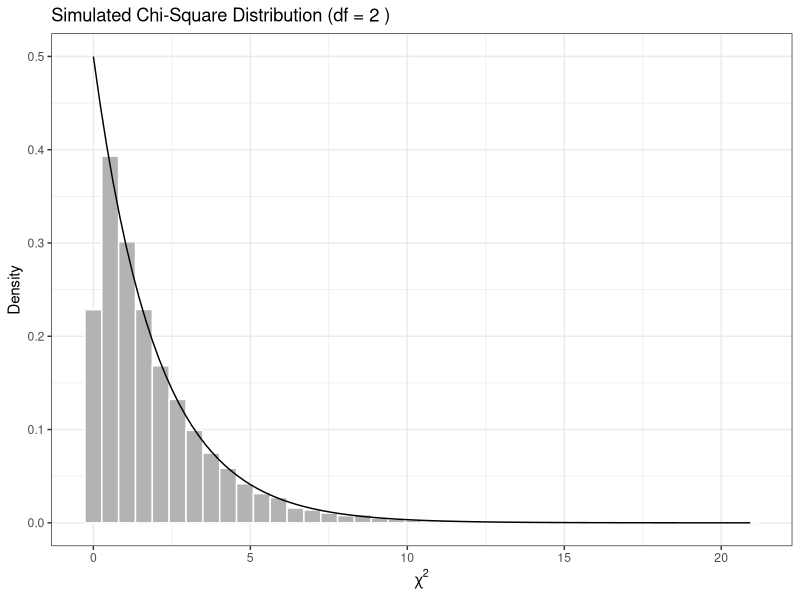
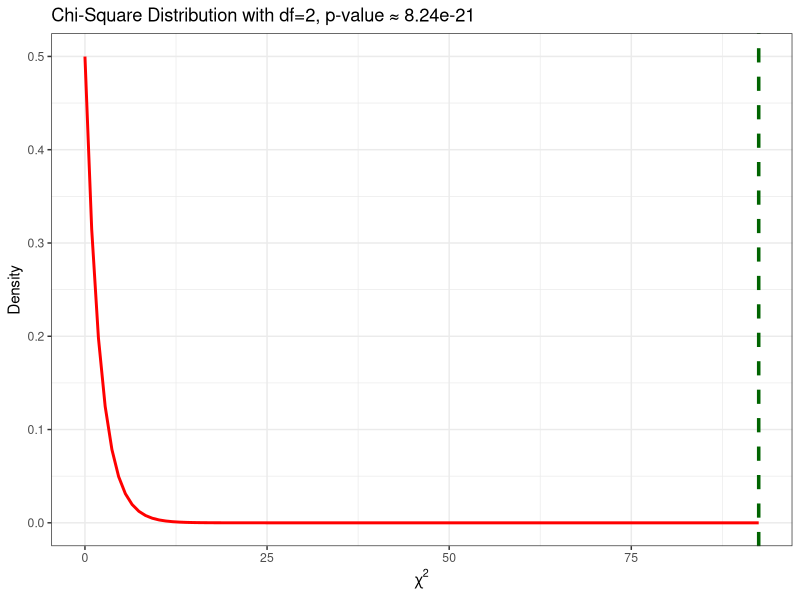
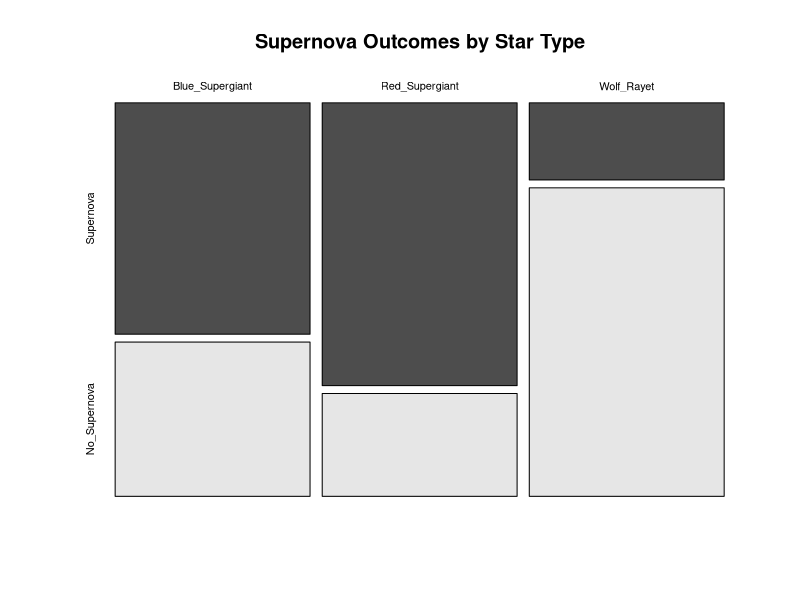

These figures' R source, in order:
## ---- chunk 1
library(tidyverse)

## ---- chunk 2
# Construct contingency table
star_data <- matrix(c(90, 60,
                      110, 40,
                      30, 120),
                    nrow = 3, byrow = TRUE)
colnames(star_data) <- c("Supernova", "No_Supernova")
rownames(star_data) <- c("Blue_Supergiant", "Red_Supergiant", "Wolf_Rayet")
star_table <- as.table(star_data)

# Chi-square test
chisq.test(star_table)

## ---- chunk 3
set.seed(123)
d_f <- 2 # Degrees of freedom

# Simulate 10,000 chi-square values with df = 2
sim_chisq <- tibble(
  value = rchisq(10000, df = d_f)
)

# Plot histogram and density curve
sim_chisq %>%
  ggplot(aes(x = value)) +
  geom_histogram(aes(y = ..density..), bins = 40, fill = "gray70", color = "white") +
  stat_function(fun = dchisq, args = list(df = d_f), color = "black") +
  labs(
    title = paste("Simulated Chi-Square Distribution (df =", d_f, ")"),
    x = expression(chi^2),
    y = "Density"
  ) + theme_bw()
## ---- chunk 4
obs_stat = 92.49   #Observed test statistic

# Calculate exact p-value
p_value <- pchisq(obs_stat, df = 2, lower.tail = FALSE)
p_value

# Shade the rejection region
sim_chisq %>%
  ggplot(aes(x = value)) +
  stat_function(fun = dchisq, args = list(df = 2), color = "red", size = 1) +
  geom_area(stat = "function", fun = dchisq,
            args = list(df = 2),
            xlim = c(obs_stat, max(sim_chisq$value)),
            fill = "orange", alpha = 0.4) +
  geom_vline(xintercept = obs_stat, color = "darkgreen", size = 1.2, linetype = "dashed") +
  labs(title = paste0("Chi-Square Distribution with df=2, p-value ≈ ", signif(p_value, 3)),
       x = expression(chi^2), y = "Density") + theme_bw()

## ---- chunk 5
# Supernova counts and totals for each group
successes <- c(90, 110, 30)       # supernova outcomes
totals    <- c(150, 150, 150)     # total stars

# Pairwise proportion tests with Bonferroni correction
pairwise.prop.test(successes, totals, p.adjust.method = "bonferroni")

## ---- chunk 6
mosaicplot(star_data, color = TRUE, main = "Supernova Outcomes by Star Type")

## ---- chunk 7
# Contingency table
small_star_data <- matrix(c(3, 2,
                            0, 5),
                          nrow = 2, byrow = TRUE)
rownames(small_star_data) <- c("Blue_Supergiant", "Wolf_Rayet")
colnames(small_star_data) <- c("Supernova", "No_Supernova")

# Fisher's Exact Test
fisher.test(small_star_data)

## ---- chunk 8
drone_data <- read_csv("../data/drone_performance.csv") 

# Contingency table of Drone vs Latency
latency_table <- table(drone_data$Drone, drone_data$Latency)
latency_table

# Chi-square test
chisq_test <- chisq.test(latency_table)
chisq_test

